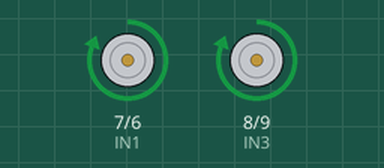
This sketch was run on a simulated Arduino Uno, built with avr-gcc and run on an emulated ATmega328P. On the bench: motor-driver pin pairs drawn as motors (green arrow = first pin HIGH = forward, orange = second pin HIGH = backward, longer = more drive, scaled by the enable pin).

Above: at 2.5 s.
At 5.5 s:
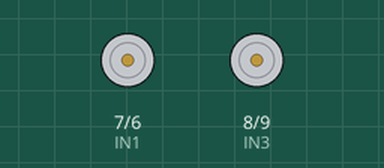
At 8.5 s:
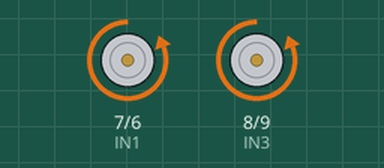
Timing chart, 0 to 15.6 s (numbered marks = the images above):
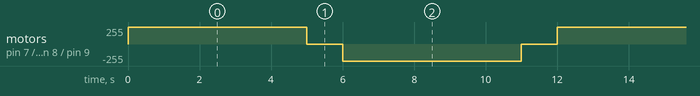

Measured:
- by itself, motor on pin 7 (IN1) / pin 6 (IN2), motor on pin 8 (IN3) / pin 9 (IN4): repeats every 12.0 s: stopped 1.0 s, backward 255/255 5.0 s, stopped 1.0 s, forward 255/255 5.0 s

The sketch:

Arduino_Robot_Remake.ino
```cpp
const int IN1 = 7;  // Motor A input pin 1
const int IN2 = 6; // Motor A input pin 2
const int ENA = 5; // Enable pin for Motor A (PWM for speed control)

const int IN3 = 8;  // Motor B input pin 1
const int IN4 = 9;  // Motor B input pin 2
const int ENB = 10;  // Enable pin for Motor B (PWM for speed control)

const int delayTime = 5000; // Delay time in milliseconds (5 seconds)

void setup() {
  pinMode(IN1, OUTPUT);
  pinMode(IN2, OUTPUT);
  pinMode(ENA, OUTPUT);
  pinMode(IN3, OUTPUT);
  pinMode(IN4, OUTPUT);
  pinMode(ENB, OUTPUT);

  // Set initial motor speeds (0 to 255)
  analogWrite(ENA, 255);
  analogWrite(ENB, 255);
}

void loop() {
  // Rotate both motors in one direction
  digitalWrite(IN1, HIGH);
  digitalWrite(IN2, LOW);
  digitalWrite(IN3, HIGH);
  digitalWrite(IN4, LOW);
  delay(delayTime);

  // Stop both motors
  digitalWrite(IN1, LOW);
  digitalWrite(IN2, LOW);
  digitalWrite(IN3, LOW);
  digitalWrite(IN4, LOW);
  delay(1000); // Optional delay for motors to stop completely

  // Rotate both motors in the opposite direction
  digitalWrite(IN1, LOW);
  digitalWrite(IN2, HIGH);
  digitalWrite(IN3, LOW);
  digitalWrite(IN4, HIGH);
  delay(delayTime);

  // Stop both motors
  digitalWrite(IN1, LOW);
  digitalWrite(IN2, LOW);
  digitalWrite(IN3, LOW);
  digitalWrite(IN4, LOW);
  delay(1000); // Optional delay for motors to stop completely
}
```
